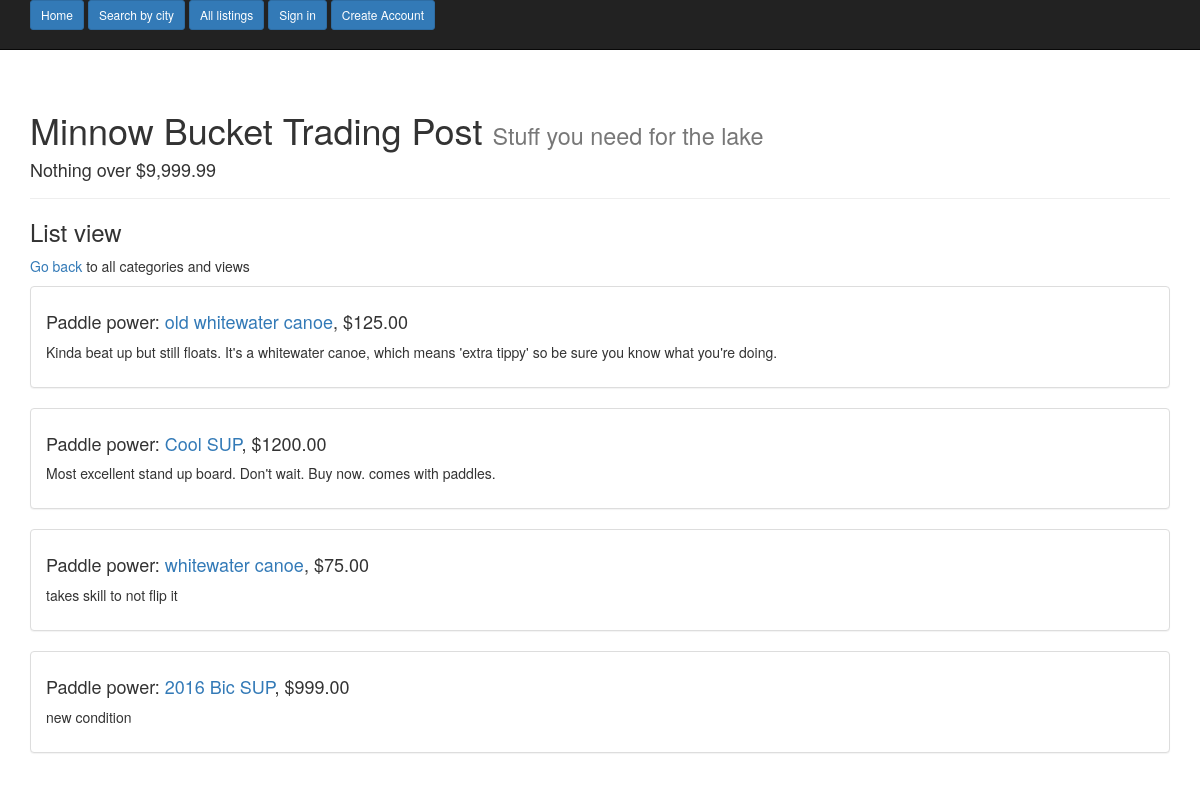
/category/7/list/, run on an earlier commit of the app's database.
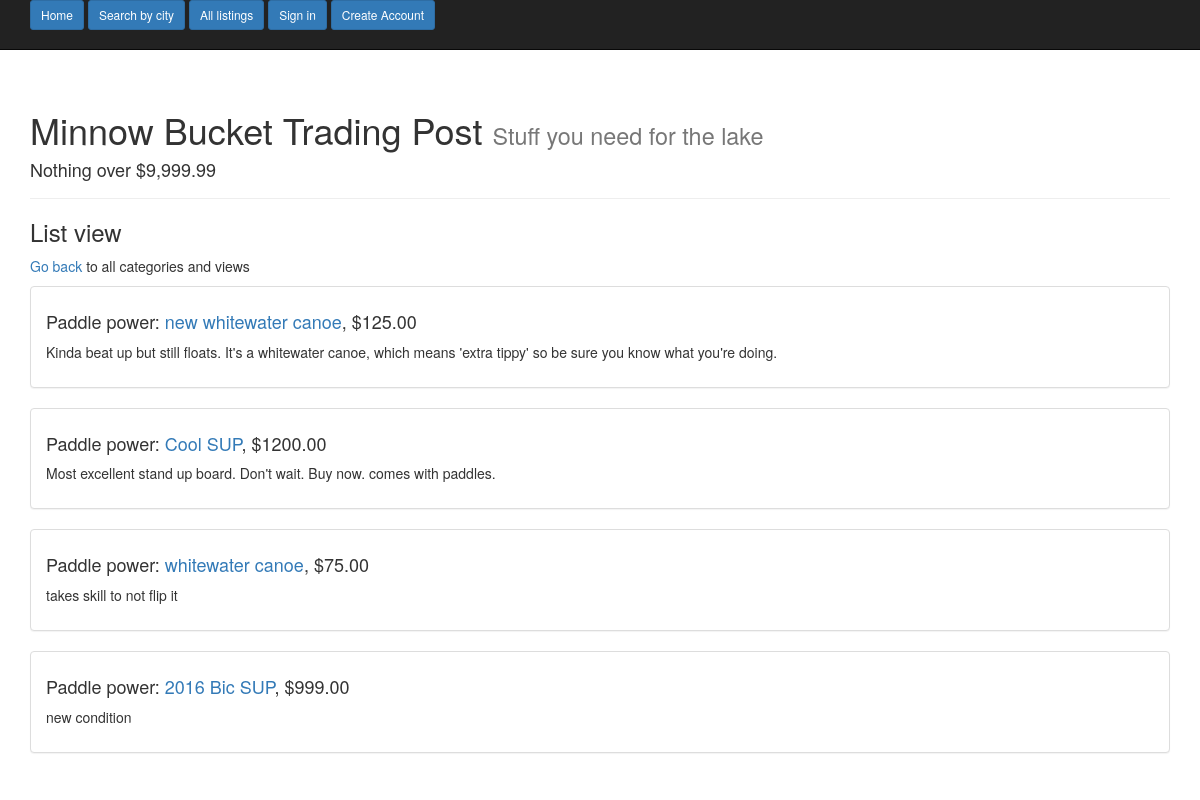
And on a later commit of the database.
### main_app/models.py (models this page shows, shortened)
class Listing(models.Model):
    title = models.CharField(max_length=40)
    description = models.TextField()
    price = models.DecimalField(max_digits=6, decimal_places=2)
    photo = models.ImageField(upload_to='listing_photos', null=True, blank=True, verbose_name='Upload a photo')
    city = models.ForeignKey(Location)
    seller = models.ForeignKey(User)
    created = models.DateTimeField(auto_now_add=True)
    pick_category = models.ForeignKey(Category)
    class Meta:
        ordering = ['-created']

class Category(models.Model):
    new_category = models.CharField(max_length=30)
    choose_main = models.ForeignKey('self', null=True, blank=True, related_name="sub_choice")
    def __str__(self):
        return self.new_category
    class Meta:
        verbose_name_plural = "Categories"

### main_app/views.py (the view)
# urls.py: url(r'^category/(?P<subpk>\d+)/list/$', SubCatListView.as_view(), name='subcat_list_view'),
class SubCatListView(ListView):
    model = Listing
    template_name = 'sub_cat_list.html'
    def get_queryset(self, **kwargs):
        sub_cat = self.kwargs.get('subpk', None)
        return Listing.objects.filter(pick_category=sub_cat)

### templates/sub_cat_list.html
{% extends "base.html" %}
{% block content %}
<h3>List view</h3>
<p> <a href="{% url 'index_view' %}">Go back</a> to all categories and views </p>
  {% for object in object_list %}
    <div class="panel panel-default">
      <div class="panel-body">
        <h4>{{ object.pick_category }}: <a href="{% url 'list_detail_view' object.pk %}">{{ object.title }}</a>, ${{ object.price }}</h4>
        <p>{{ object.description}}</p>
      </div>
    </div>
  {% endfor %}
{% endblock %}

What changed in the data, as far as the page shows it:
changed Listing: title "old whitewater canoe" → "new whitewater canoe"
